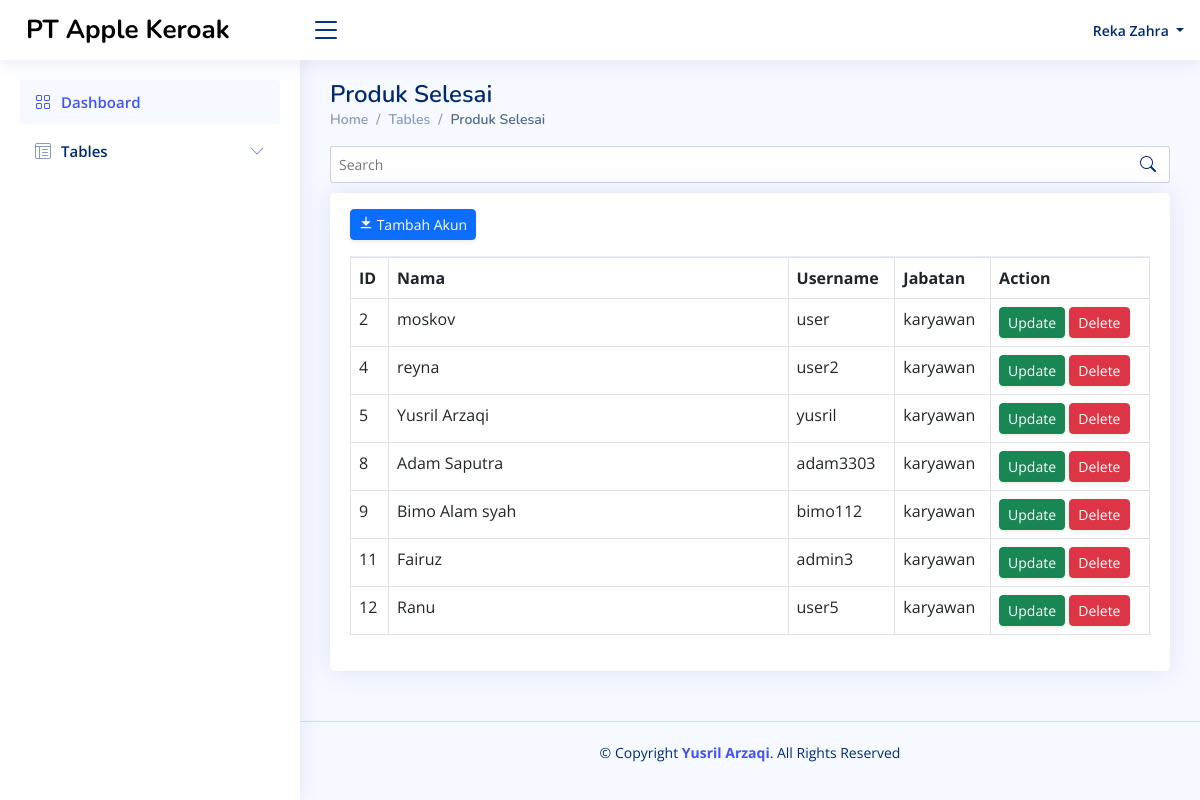
Screenshot of /index.php?tampilan=akun (signed in) with the database file from the repository.
### tables this page shows
CREATE TABLE `akun` (
  `id_user` int(11) NOT NULL AUTO_INCREMENT,
  `nama` varchar(45) DEFAULT NULL,
  `username` varchar(45) DEFAULT NULL,
  `password` varchar(45) DEFAULT NULL,
  `jabatan` varchar(45) DEFAULT NULL,
  PRIMARY KEY (`id_user`)
);

### tampilan/akun.php (the view, shortened to what this page needs)
<?php
include_once "lib/functions.php";
$result = mysqli_query($koneksi, "SELECT * FROM akun WHERE NOT jabatan='admin'");
?>
<main id="main" class="main">
  <div class="pagetitle">
    <h1>Produk Selesai</h1>
    <nav>
      <ol class="breadcrumb">
        <li class="breadcrumb-item"><a href="index.php">Home</a></li>
        <li class="breadcrumb-item">Tables</li>
        <li class="breadcrumb-item active">Produk Selesai</li>
      </ol>
    </nav>
    <div class="search-bar">
      <form class="search-form d-flex align-items-center" method="POST" action="index.php?tampilan=akun">
        <input type="text" name="search" placeholder="Search" title="Enter search keyword">
        <button type="submit" title="Search"><i class="bi bi-search"></i></button>
      </form>
    </div>
  </div>
  <section class="section dashboard">
    <div class="card">
      <div class="card-body">
        <div class="card-header py-3" style="padding-left: 0;">
          <a href="./akun/register.php" class="d-none d-sm-inline-block btn btn-sm btn-primary shadow-sm"><i class="bx ri-download-fill"></i> Tambah Akun</a>
        </div>
        <table class="table table-bordered">
          <thead>
            <tr>
              <th scope="col">ID</th>
              <th scope="col">Nama</th>
              <th scope="col">Username</th>
              <th scope="col">Jabatan</th>
              <th scope="col">Action</th>
            </tr>
          </thead>
          <tbody>
            <?php while ($data = mysqli_fetch_array($result)) : ?>
              <tr>
                <td><?= $data['id_user'] ?> </td>
                <td style="width: 50%"><?= $data['nama'] ?> </td>
                <td><?= $data['username'] ?> </td>
                <td><?= $data['jabatan'] ?> </td>
                <td>
                  <a href="form/update-akun.php?id=<?= $data['id_user'] ?>" class='d-none d-sm-inline-block btn btn-sm btn-success shadow-sm'>
                    Update
                  </a>
                  <a href="./delete/akun.php?id=<?= $data['id_user'] ?>" class='d-none d-sm-inline-block btn btn-sm btn-danger shadow-sm' onclick="return confirm('apakah data mau dihapus ?')">
                    Delete
                  </a>
                </td>
              </tr>
            <?php endwhile; ?>
          </tbody>
        </table>
      </div>
    </div>
  </section>
</main>

### assets/css/style.css (style rules this page uses)
:root { scroll-behavior: smooth; }
body { font-family: 'Open Sans', sans-serif; background: #f6f9ff; color: #444444; }
a { color: #4154f1; text-decoration: none; }
h1, h2, h3, h4, h5, h6 { font-family: 'Nunito', sans-serif; }
#main { margin-top: 60px; padding: 20px 30px; transition: all 0.3s; }
.pagetitle { margin-bottom: 10px; }
.pagetitle h1 { font-size: 24px; margin-bottom: 0; font-weight: 600; color: #012970; }
.card { margin-bottom: 30px; border: none; border-radius: 5px; box-shadow: 0px 0 30px rgba(1, 41, 112, 0.1); }
.card-header, .card-footer { border-color: #ebeef4; background-color: #fff; color: #798eb3; padding: 15px; }
.card-body { padding: 0 20px 20px 20px; }
.breadcrumb { font-size: 14px; font-family: 'Nunito', sans-serif; color: #899bbd; font-weight: 600; }
.breadcrumb a { color: #899bbd; transition: 0.3s; }
.breadcrumb .breadcrumb-item::before { color: #899bbd; }
.breadcrumb .active { color: #51678f; font-weight: 600; }
@media (min-width: 1200px) { #main, #footer { margin-left: 300px; } }

### tampilan/akun.php (style rules this page uses)
.search-bar { min-width: 360px; }
.search-form { width: 100%; }
.search-form input { border: 0; font-size: 14px; color: #012970; border: 1px solid rgba(1, 41, 112, 0.2); padding: 7px 38px 7px 8px; border-radius: 3px; transition: 0.3s; width: 100%; }
.search-form button { border: 0; padding: 0; margin-left: -30px; background: none; color: #012970; }

### rows the page displays
akun: id_user "2", nama "moskov", username "user", jabatan "karyawan"
akun: id_user "4", nama "reyna", username "user2", jabatan "karyawan"
akun: id_user "5", nama "Yusril Arzaqi", username "yusril", jabatan "karyawan"
akun: id_user "8", nama "Adam Saputra", username "adam3303", jabatan "karyawan"
akun: id_user "9", nama "Bimo Alam syah", username "bimo112", jabatan "karyawan"
akun: id_user "11", nama "Fairuz", username "admin3", jabatan "karyawan"
akun: id_user "12", nama "Ranu", username "user5", jabatan "karyawan"

### other values shown
$_SESSION['nama'] "Reka Zahra"
